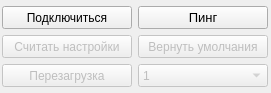
     <widget class="QWidget" name="layoutWidget_6">
      <property name="geometry">
       <rect>
        <x>472</x>
        <y>10</y>
        <width>271</width>
        <height>93</height>
       </rect>
      </property>
      <layout class="QGridLayout" name="gridLayout_PrimaryButtons">
       <property name="leftMargin">
        <number>0</number>
       </property>
       <property name="topMargin">
        <number>4</number>
       </property>
       <property name="rightMargin">
        <number>0</number>
       </property>
       <property name="bottomMargin">
        <number>4</number>
       </property>
       <property name="spacing">
        <number>4</number>
       </property>
       <item row="1" column="0">
        <widget class="QPushButton" name="pushButton_OpenCloseRli">
         <property name="minimumSize">
          <size>
           <width>130</width>
           <height>23</height>
          </size>
         </property>
         <property name="maximumSize">
          <size>
           <width>130</width>
           <height>16777215</height>
          </size>
         </property>
         <property name="font">
          <font>
           <pointsize>9</pointsize>
          </font>
         </property>
         <property name="text">
          <string>Подключиться</string>
         </property>
        </widget>
       </item>
       <item row="2" column="0">
        <widget class="QPushButton" name="pushButton_UpdateFromRli">
         <property name="enabled">
          <bool>false</bool>
         </property>
         <property name="minimumSize">
          <size>
           <width>130</width>
           <height>23</height>
          </size>
         </property>
         <property name="maximumSize">
          <size>
           <width>130</width>
           <height>16777215</height>
          </size>
         </property>
         <property name="font">
          <font>
           <pointsize>9</pointsize>
          </font>
         </property>
         <property name="text">
          <string>Считать настройки</string>
         </property>
        </widget>
       </item>
       <item row="3" column="1">
        <widget class="QComboBox" name="comboBox_RebootPage">
         <property name="enabled">
          <bool>false</bool>
         </property>
         <property name="minimumSize">
          <size>
           <width>130</width>
           <height>23</height>
          </size>
         </property>
         <property name="maximumSize">
          <size>
           <width>130</width>
           <height>23</height>
          </size>
         </property>
         <property name="font">
          <font>
           <pointsize>9</pointsize>
          </font>
         </property>
         <item>
          <property name="text">
           <string>1</string>
          </property>
         </item>
         <item>
          <property name="text">
           <string>2</string>
          </property>
         </item>
         <item>
          <property name="text">
           <string>3</string>
          </property>
         </item>
         <item>
          <property name="text">
           <string>4</string>
          </property>
         </item>
         <item>
          <property name="text">
           <string>5</string>
          </property>
         </item>
         <item>
          <property name="text">
           <string>6</string>
          </property>
         </item>
         <item>
          <property name="text">
           <string>7</string>
          </property>
         </item>
        </widget>
       </item>
       <item row="2" column="1">
        <widget class="QPushButton" name="pushButton_RestoreDefaultsRli">
         <property name="enabled">
          <bool>false</bool>
         </property>
         <property name="minimumSize">
          <size>
           <width>130</width>
           <height>23</height>
          </size>
         </property>
         <property name="maximumSize">
          <size>
           <width>130</width>
           <height>16777215</height>
          </size>
         </property>
         <property name="font">
          <font>
           <pointsize>9</pointsize>
           <kerning>true</kerning>
          </font>
         </property>
         <property name="text">
          <string>Вернуть умолчания</string>
         </property>
        </widget>
       </item>
       <item row="3" column="0">
        <widget class="QPushButton" name="pushButton_Reboot">
         <property name="enabled">
          <bool>false</bool>
         </property>
         <property name="minimumSize">
          <size>
           <width>130</width>
           <height>23</height>
          </size>
         </property>
         <property name="maximumSize">
          <size>
           <width>130</width>
           <height>16777215</height>
          </size>
         </property>
         <property name="font">
          <font>
           <pointsize>9</pointsize>
          </font>
         </property>
         <property name="text">
          <string>Перезагрузка</string>
         </property>
        </widget>
       </item>
       <item row="1" column="1">
        <widget class="QPushButton" name="pushButton_ping">
         <property name="font">
          <font>
           <pointsize>10</pointsize>
          </font>
         </property>
         <property name="text">
          <string>Пинг</string>
         </property>
        </widget>
       </item>
      </layout>
     </widget>
